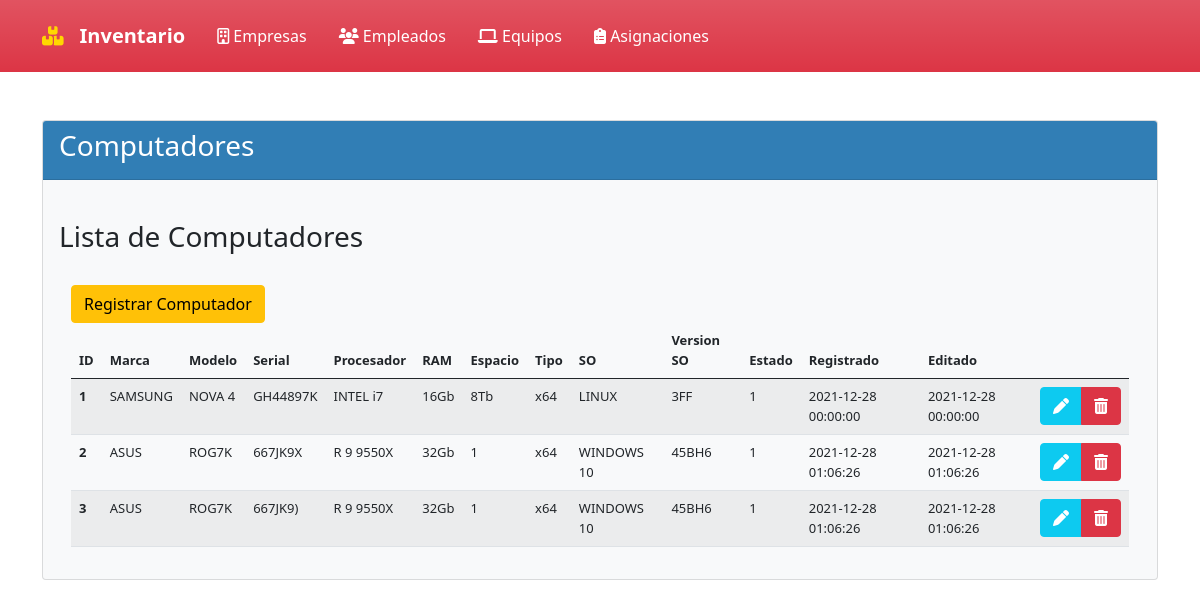
Page /?controlador=Computador&accion=Computadores on the earlier database version.
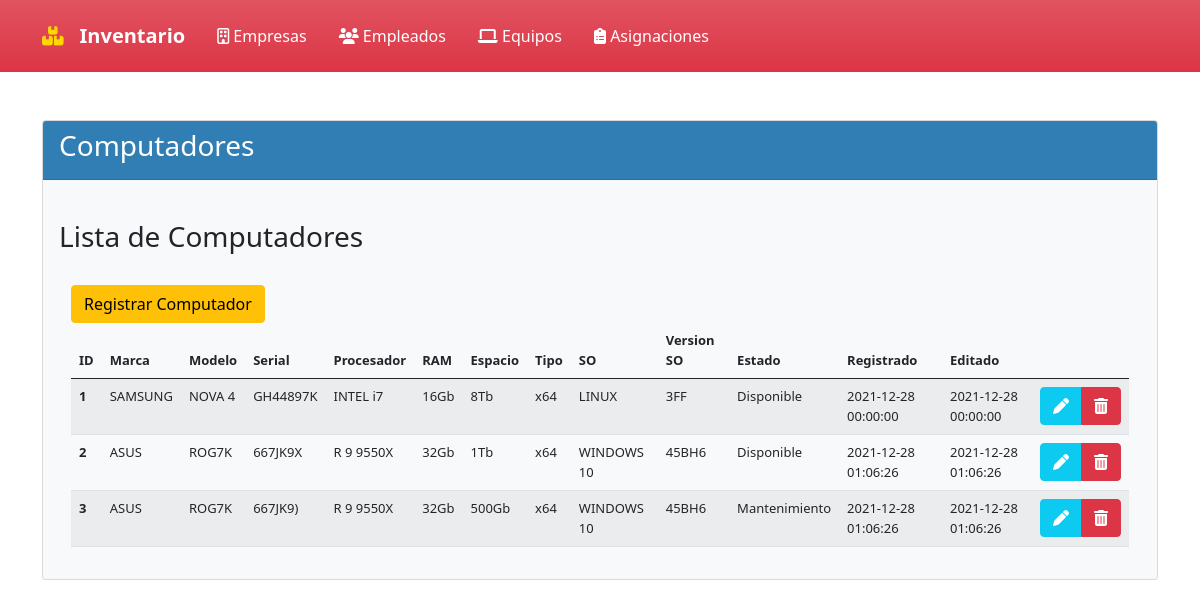
Same page on the later database version.
### tables this page shows
CREATE TABLE COMPUTADOR(
ID_PC INT PRIMARY KEY AUTO_INCREMENT NOT NULL,
MARCA_PC VARCHAR (15) NOT NULL,
MODELO_PC VARCHAR (15) NOT NULL,
SERIAL_PC VARCHAR (20) NOT NULL UNIQUE,
PROCESADOR_PC VARCHAR (20) NOT NULL,
RAM_PC INT (3) NOT NULL,
UNIDAD_RAM_PC CHAR (2) NOT NULL,
ALMACENAMIENTO_PC INT (3) NOT NULL,
UNIDAD_ALMACENAMIENTO_PC CHAR (2) NOT NULL,
TIPO_SISTEMA_PC INT (2) NOT NULL,
SISTEMA_OPERATIVO_PC VARCHAR (10) NOT NULL,
VERSION_SO_PC VARCHAR (7) NOT NULL,
DISPONIBILIDAD_PC CHAR(13) NOT NULL,
CREATED_AT DATETIME NOT NULL,
UPDATED_AT DATETIME NOT NULL
);

### Controllers/controladorComputador.php (called while the page is built, shortened)
<?php
include_once("Models/modeloComputador.php");
class controladorComputador{
    public function Computadores(){
        $computadores= modeloComputador::selectComputadores();
        include_once("Views/Computador/Computadores.php");
    }
}
?>

### Router.php (called while the page is built, shortened)
<?php
$controlador = new $objControlador();
$accion = ucfirst($accion);
$controlador->$accion();
?>

### Index.php (called while the page is built, shortened)
<?php
    require_once("Views/Template.php");
?>

### Models/modeloComputador.php (called while the page is built, shortened)
<?php
class modeloComputador{
    public function __construct(
        $ID_PC,
        $MARCA_PC,
        $MODELO_PC,
        $SERIAL_PC,
        $PROCESADOR_PC,
        $RAM_PC,
        $UNIDAD_RAM_PC,
        $ALMACENAMIENTO_PC,
        $UNIDAD_ALMACENAMIENTO_PC,
        $TIPO_SISTEMA_PC,
        $SISTEMA_OPERATIVO_PC,
        $VERSION_SO_PC,
        $DISPONIBILIDAD_PC,
        $CREATED_AT,
        $UPDATED_AT
        ){
        $this->ID_PC=$ID_PC;
        $this->MARCA_PC=$MARCA_PC;
        $this->MODELO_PC=$MODELO_PC;
        $this->SERIAL_PC=$SERIAL_PC;
        $this->PROCESADOR_PC=$PROCESADOR_PC;
        $this->RAM_PC=$RAM_PC;
        $this->UNIDAD_RAM_PC=$UNIDAD_RAM_PC;
        $this->ALMACENAMIENTO_PC=$ALMACENAMIENTO_PC;
        $this->UNIDAD_ALMACENAMIENTO_PC=$UNIDAD_ALMACENAMIENTO_PC;
        $this->TIPO_SISTEMA_PC=$TIPO_SISTEMA_PC;
        $this->SISTEMA_OPERATIVO_PC=$SISTEMA_OPERATIVO_PC;
        $this->VERSION_SO_PC=$VERSION_SO_PC;
        $this->DISPONIBILIDAD_PC=$DISPONIBILIDAD_PC;
        $this->CREATED_AT=$CREATED_AT;
        $this->UPDATED_AT=$UPDATED_AT;
    }
    public static function selectComputadores(){
        $listaComputadores=[];
        $conexionDB=connectionDB::crearInstancia();
        $sql = $conexionDB->query("SELECT * FROM COMPUTADOR");
        foreach($sql->fetchAll() as $computador){
            $listaComputadores[]=new modeloComputador($computador['ID_PC'],$computador['MARCA_PC'],$computador['MODELO_PC'],$computador['SERIAL_PC'],$computador['PROCESADOR_PC'],$computador['RAM_PC'],$computador['UNIDAD_RAM_PC'],$computador['ALMACENAMIENTO_PC'],$computador['UNIDAD_ALMACENAMIENTO_PC'],$computador['TIPO_SISTEMA_PC'],$computador['SISTEMA_OPERATIVO_PC'],$computador['VERSION_SO_PC'],$computador['DISPONIBILIDAD_PC'],$computador['CREATED_AT'],$computador['UPDATED_AT']);
        };
        return $listaComputadores;
    }
}
?>

### Views/Computador/Computadores.php (the view, shortened to what the changed rows need)
<!doctype html>
<html lang="es">
    <head>
        <link rel="stylesheet" href="https://cdn.jsdelivr.net/npm/bootstrap@5.0.2/dist/css/bootstrap.min.css">
    </head>
    <body>
        <br>
        <div class="card text-dark bg-light">
            <div class="card-body">
                <br>
                <div class="container">
                    <br>
                    <br>
                    <table class="table table-striped table-hover">
                        <thead>
                            <tr>
                                <th scope="col" style="font-size: small;"> ID</th>
                                <th scope="col" style="font-size: small;"> Marca</th>
                                <th scope="col" style="font-size: small;"> Modelo</th>
                                <th scope="col" style="font-size: small;"> Serial</th>
                                <th scope="col" style="font-size: small;"> Procesador</th>
                                <th scope="col" style="font-size: small;"> RAM</th>
                                <th scope="col" style="font-size: small;"> Espacio</th>
                                <th scope="col" style="font-size: small;"> Tipo</th>
                                <th scope="col" style="font-size: small;"> SO</th>
                                <th scope="col" style="font-size: small;"> Version SO</th>
                                <th scope="col" style="font-size: small;"> Estado</th>
                                <th scope="col" style="font-size: small;"> Registrado</th>
                                <th scope="col" style="font-size: small;"> Editado</th>
                                <th scope="col" style="font-size: small;"> </th>
                            </tr>
                        </thead>
                        <tbody>
                            <?php foreach($computadores as $computador){?>
                                <tr>
                                    <th scope="row" style="font-size: small;"><?php echo $computador->ID_PC ?></th>
                                    <td style="font-size: small;"><?php echo $computador->MARCA_PC ?></td>
                                    <td style="font-size: small;"><?php echo $computador->MODELO_PC ?></td>
                                    <td style="font-size: small;"><?php echo $computador->SERIAL_PC ?></td>
                                    <td style="font-size: small;"><?php echo $computador->PROCESADOR_PC ?></td>
                                    <td style="font-size: small;"><?php echo $computador->RAM_PC ?><?php echo $computador->UNIDAD_RAM_PC ?></td>
                                    <td style="font-size: small;"><?php echo $computador->ALMACENAMIENTO_PC ?><?php echo $computador->UNIDAD_ALMACENAMIENTO_PC ?></td>
                                    <td style="font-size: small;">x<?php echo $computador->TIPO_SISTEMA_PC ?></td>
                                    <td style="font-size: small;"><?php echo $computador->SISTEMA_OPERATIVO_PC ?></td>
                                    <td style="font-size: small;"><?php echo $computador->VERSION_SO_PC ?></td>
                                    <td style="font-size: small;"><?php echo $computador->DISPONIBILIDAD_PC ?></td>
                                    <td style="font-size: small;"><?php echo $computador->CREATED_AT ?></td>
                                    <td style="font-size: small;"><?php echo $computador->UPDATED_AT ?></td>
                                    <td>
                                        <div class="btn-group" role="group" aria-label="">
                                            <a href="#" class="btn btn-info"> <i class="fas fa-pen" style="color:#ffffff;"></i> </a>
                                            <a href="?controlador=Computador&accion=BorrarComputador&ID=<?php echo $computador->ID_PC ?>" class="btn btn-danger"> <i class="fas fa-trash-alt" style="color:#ffffff;"></i> </a>
                                        </div>
                                    </td>
                                </tr>
                            <?php } ?>
                        </tbody>
                    </table>
                </div>
            </div>
        </div>
    </body>
</html>

Differences in the rows shown:
changed computador "SAMSUNG": DISPONIBILIDAD_PC "1" → "Disponible"
changed computador "667JK9X": UNIDAD_ALMACENAMIENTO_PC (not shown) → "Tb"; DISPONIBILIDAD_PC "1" → "Disponible"
changed computador "667JK9)": ALMACENAMIENTO_PC "1" → "500"; UNIDAD_ALMACENAMIENTO_PC (not shown) → "Gb"; DISPONIBILIDAD_PC "1" → "Mantenimiento"
